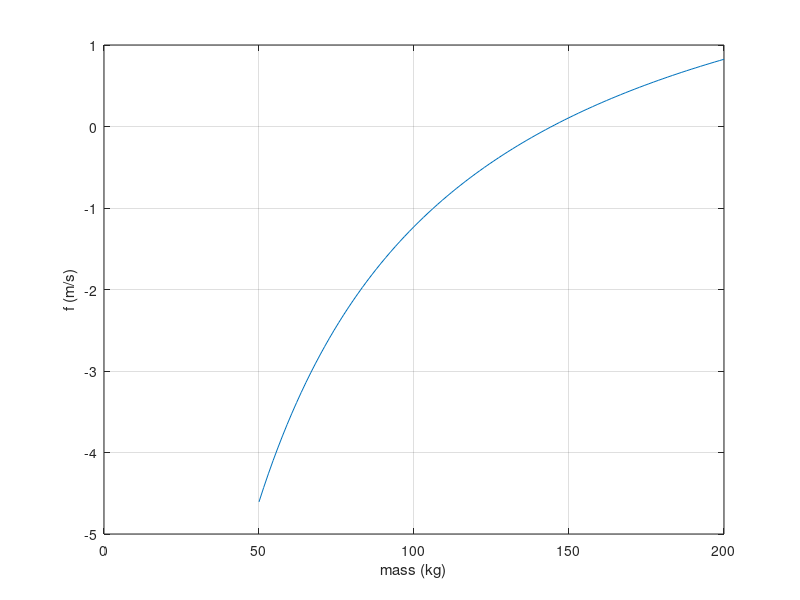

The MATLAB source for this figure:
clear variables;
close all;

g = 9.8;    % m/s^2
d = 0.25;   % kg/m
v = 36;     % m/s
t = 4;      % secs

% Anonymous function
fm2 = @(md)sqrt(g*md/d) .* tanh(sqrt(g*d ./ md)*t) -v;

% Note: Value of m is defined after declaration of fm2
% 1D Array
m = linspace(50, 200); %kg

% Defining array
fval = fm2(m);
plot(m, fval);
xlabel('mass (kg)');
ylabel('f (m/s)');
grid;
